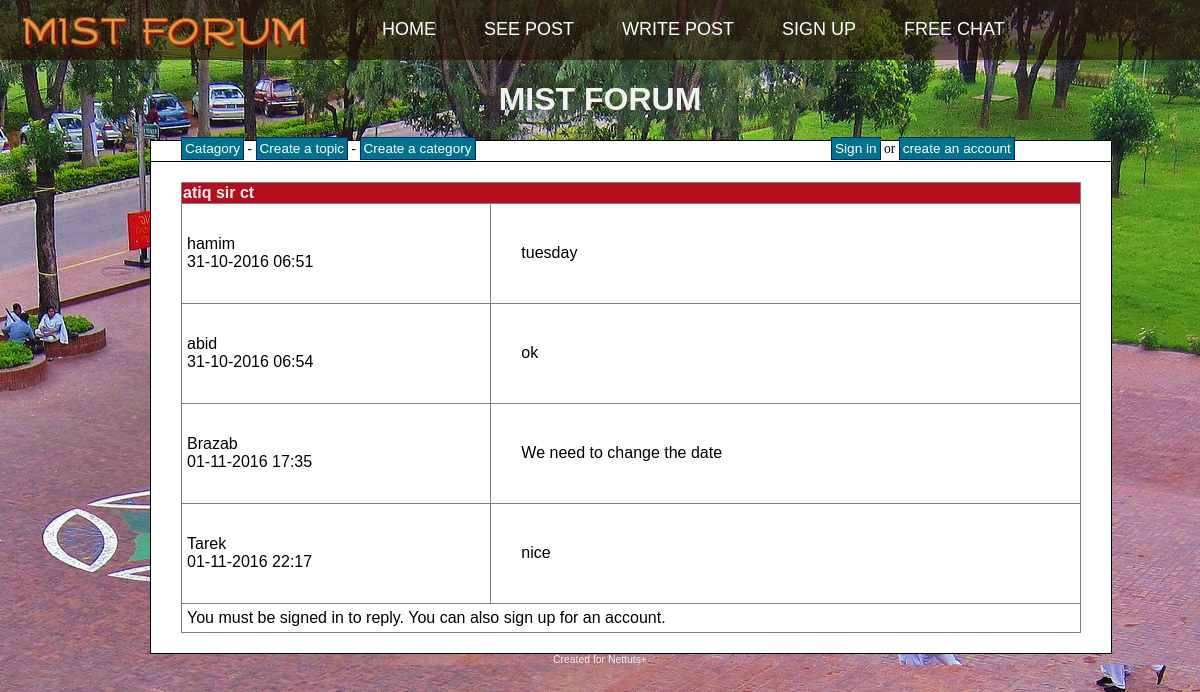
Page /topic.php?id=1 on the committed database.
### tables this page shows
CREATE TABLE `topics` (
  `topic_id` int(8) NOT NULL,
  `topic_subject` varchar(255) NOT NULL,
  `topic_date` datetime NOT NULL,
  `topic_cat` int(8) NOT NULL,
  `topic_by` int(8) NOT NULL
);

CREATE TABLE `posts` (
  `post_id` int(8) NOT NULL,
  `post_content` text NOT NULL,
  `post_date` datetime NOT NULL,
  `post_topic` int(8) NOT NULL,
  `post_by` int(8) NOT NULL
);

CREATE TABLE `users` (
  `user_id` int(8) NOT NULL,
  `user_name` varchar(30) NOT NULL,
  `user_pass` varchar(255) NOT NULL,
  `user_email` varchar(255) NOT NULL,
  `user_date` datetime NOT NULL,
  `user_level` int(8) NOT NULL
);

### topic.php (the view, shortened to what this page needs)
<?php
include 'header.php';
$sql = "SELECT
			topic_id,
			topic_subject
		FROM
			topics
		WHERE
			topics.topic_id = " . mysql_real_escape_string($_GET['id']);
$result = mysql_query($sql);
if(!$result)
{
	echo 'The topic could not be displayed, please try again later.';
}
else
{
	if(mysql_num_rows($result) == 0)
	{
		echo 'This topic doesn&prime;t exist.';
	}
	else
	{
		while($row = mysql_fetch_assoc($result))
		{
			echo '<table class="topic" border="1">
					<tr>
						<th colspan="2">' . $row['topic_subject'] . '</th>
					</tr>';
			$posts_sql = "SELECT
						posts.post_topic,
						posts.post_content,
						posts.post_date,
						posts.post_by,
						users.user_id,
						users.user_name
					FROM
						posts
					LEFT JOIN
						users
					ON
						posts.post_by = users.user_id
					WHERE
						posts.post_topic = " . mysql_real_escape_string($_GET['id']);
			$posts_result = mysql_query($posts_sql);
			if(!$posts_result)
			{
				echo '<tr><td>The posts could not be displayed, please try again later.</tr></td></table>';
			}
			else
			{
				while($posts_row = mysql_fetch_assoc($posts_result))
				{
					echo '<tr class="topic-post">
							<td class="user-post">' . $posts_row['user_name'] . '<br/>' . date('d-m-Y H:i', strtotime($posts_row['post_date'])) . '</td>
							<td class="post-content">' . htmlentities(stripslashes($posts_row['post_content'])) . '</td>
						  </tr>';
				}
			}
			if(!$_SESSION['signed_in'])
			{
				echo '<tr><td colspan=2>You must be <a href="signin.php">signed in</a> to reply. You can also <a href="signup.php">sign up</a> for an account.';
			}
			else
			{
				echo '<tr><td colspan="2"><h2>Reply:</h2><br />
					<form method="post" action="reply.php?id=' . $row['topic_id'] . '">
						<textarea name="reply-content"></textarea><br /><br />
						<input type="submit" value="Submit reply" />
					</form></td></tr>';
			}
			echo '</table>';
		}
	}
}
include 'footer.php';
?>

### style11.css (style rules this page uses)
body { background-image: url(img/bg-home.jpg); text-align: center; }
table { border-collapse: collapse; width: 100%; }
table a { color: #000; }
th { background-color: #B40E1F; color: #F0F0F0; }
td { padding: 5px; }
.topic-post { height: 100px; overflow: auto; }
.post-content { padding: 30px; }

### css/style2.css (style rules this page uses)
body { margin: 0; padding: 0; position: relative; width: auto; }
a { text-decoration: none; outline: none; }

### rows in the picture
topics: topic_subject "atiq sir ct"
posts: post_by.user_name "hamim", post_date "31-10-2016 06:51", post_content "tuesday"
posts: post_by.user_name "abid", post_date "31-10-2016 06:54", post_content "ok"
posts: post_by.user_name "Brazab", post_date "01-11-2016 17:35", post_content "We need to change the date"
posts: post_by.user_name "Tarek", post_date "01-11-2016 22:17", post_content "nice"
